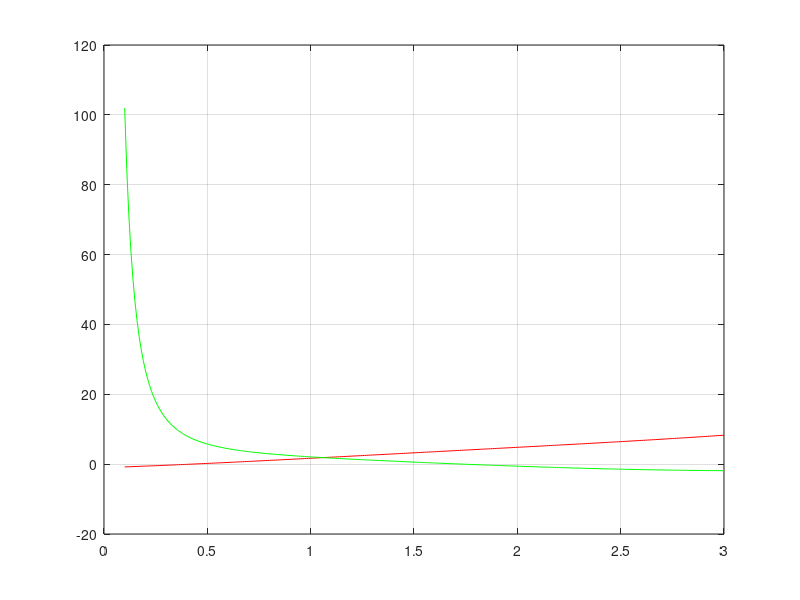

This figure's MATLAB source:
%{
Ejercicio: Intro_Ej8
Author: Juan Gonzalez
juangonzalez.com.ar
%}
%Defino el intervalo
x = 0.1:1/100:3;
%Defino funciones
f = inline('x.^2+2.*sin(x)-1');
g = @(x) x^(-2)+2*cos(x);
%Inicializo en cero los vectores para darles un tamaño y evitar error de
%tamaño
vectf = zeros([length(x),1]);
vectg = zeros([length(x),1]);
j=1;
for i=x
    vectf(j) = f(i);
    vectg(j) = g(i);
    j = j + 1;
end
disp(vectf)
plot(x, vectf, 'r', x, vectg, 'g'), grid on